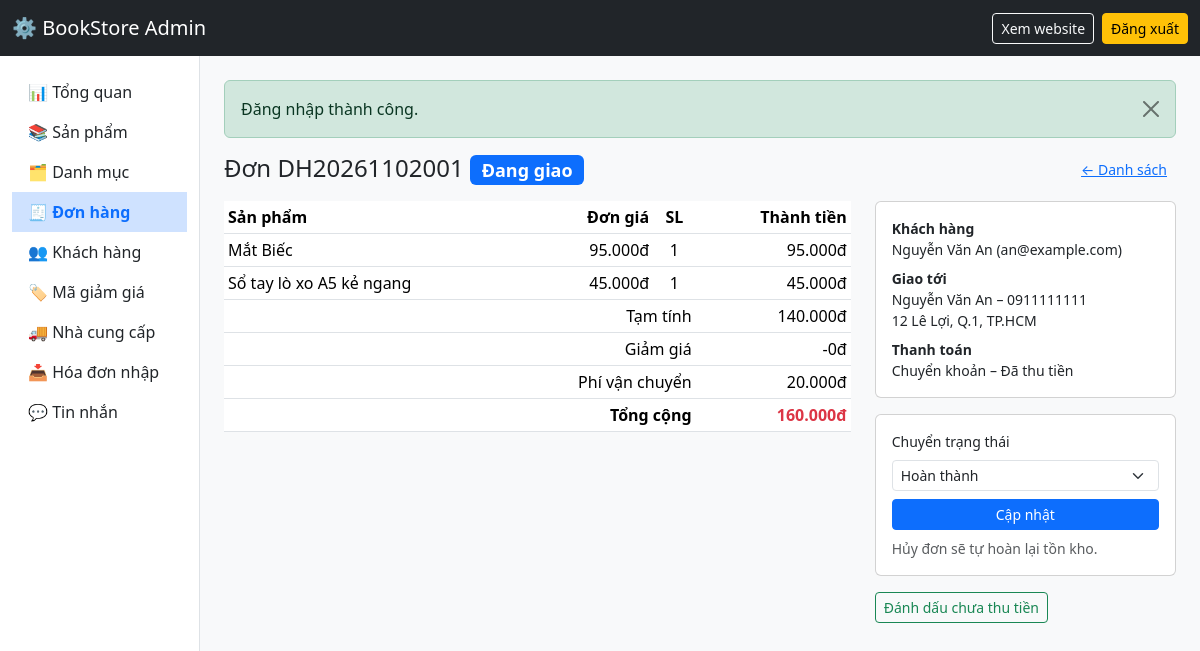
The app's page /admin/don-hang/2 (signed in) with its own data.
### tables this page shows
CREATE TABLE orders (
    id               INT UNSIGNED AUTO_INCREMENT PRIMARY KEY,
    user_id          INT UNSIGNED NOT NULL,
    coupon_id        INT UNSIGNED NULL,
    order_code       VARCHAR(20) NOT NULL UNIQUE,        
    receiver_name    VARCHAR(100) NOT NULL,              
    receiver_phone   VARCHAR(20)  NOT NULL,
    shipping_address VARCHAR(255) NOT NULL,
    note             VARCHAR(255) NULL,
    subtotal         DECIMAL(12,0) NOT NULL,             
    discount_amount  DECIMAL(12,0) NOT NULL DEFAULT 0,
    shipping_fee     DECIMAL(12,0) NOT NULL DEFAULT 0,
    total            DECIMAL(12,0) NOT NULL,             
    payment_method   ENUM('cod','bank_transfer','vnpay') NOT NULL DEFAULT 'cod',
    payment_status   ENUM('unpaid','paid','failed') NOT NULL DEFAULT 'unpaid',
    status           ENUM('pending','confirmed','shipping','completed','cancelled') NOT NULL DEFAULT 'pending',
    created_at       TIMESTAMP NOT NULL DEFAULT CURRENT_TIMESTAMP,
    updated_at       TIMESTAMP NOT NULL DEFAULT CURRENT_TIMESTAMP ON UPDATE CURRENT_TIMESTAMP,
    CONSTRAINT fk_ord_user   FOREIGN KEY (user_id)   REFERENCES users(id),
    CONSTRAINT fk_ord_coupon FOREIGN KEY (coupon_id) REFERENCES coupons(id) ON DELETE SET NULL,
    INDEX idx_ord_user (user_id),
    INDEX idx_ord_status (status)
);

CREATE TABLE order_items (
    id           INT UNSIGNED AUTO_INCREMENT PRIMARY KEY,
    order_id     INT UNSIGNED NOT NULL,
    product_id   INT UNSIGNED NOT NULL,
    product_name VARCHAR(200) NOT NULL,                  
    unit_price   DECIMAL(12,0) NOT NULL,
    quantity     INT UNSIGNED NOT NULL,
    CONSTRAINT fk_oi_order FOREIGN KEY (order_id)   REFERENCES orders(id)   ON DELETE CASCADE,
    CONSTRAINT fk_oi_prod  FOREIGN KEY (product_id) REFERENCES products(id),
    INDEX idx_oi_prod (product_id)                       
);

CREATE TABLE users (
    id          INT UNSIGNED AUTO_INCREMENT PRIMARY KEY,
    full_name   VARCHAR(100) NOT NULL,
    email       VARCHAR(150) NOT NULL UNIQUE,
    password    VARCHAR(255) NOT NULL,                   
    phone       VARCHAR(20)  NULL,
    address     VARCHAR(255) NULL,
    role        ENUM('customer','admin') NOT NULL DEFAULT 'customer',
    is_active   TINYINT(1)   NOT NULL DEFAULT 1,         
    created_at  TIMESTAMP    NOT NULL DEFAULT CURRENT_TIMESTAMP
);

### app/core/Controller.php (called while the page is built, shortened)
<?php
abstract class Controller
{
    protected function render(string $view, array $data = [], string $layout = 'main'): void
    {
        extract($data);
        require APP_PATH . "/views/$view.php";
        $content = ob_get_clean();
        require APP_PATH . "/views/layouts/$layout.php";
    }
}

### app/controllers/AdminController.php (called while the page is built, shortened)
<?php
abstract class AdminController extends Controller
{
    protected function view(string $view, array $data = []): void
    {
        $this->render($view, $data, 'admin');
    }
}

### app/controllers/AdminOrderController.php (called while the page is built, shortened)
<?php
class AdminOrderController extends AdminController
{
    public function show(string $id): void
    {
        $o = (new Order())->findById((int)$id);
        $this->view('admin/orders/show', ['title' => 'Đơn ' . $o['order_code'], 'o' => $o]);
    }
}

### public/index.php (called while the page is built, shortened)
<?php
$config = require ROOT_PATH . '/config/config.php';
spl_autoload_register(function (string $class) {
    foreach (['core', 'controllers', 'models'] as $dir) {
        $file = APP_PATH . "/$dir/$class.php";
        if (is_file($file)) { require $file; return; }
    }
});
require APP_PATH . '/core/helpers.php';
$router = new Router();
$router->dispatch($_SERVER['REQUEST_METHOD'], $_SERVER['REQUEST_URI']);

### config/config.php (called while the page is built)
<?php
return [
    'app_name' => 'BookStore - Sách & Văn phòng phẩm',
    'db' => [
        'host'    => 'localhost',
        'name'    => 'bookstore',
        'user'    => 'root',
        'pass'    => '',
        'charset' => 'utf8mb4',
    ],
    'vnpay' => [
        'tmn_code'    => '',
        'hash_secret' => '',
        'pay_url'     => 'https://sandbox.vnpayment.vn/paymentv2/vpcpay.html',
    ],
];

### app/core/Database.php (called while the page is built)
<?php
class Database
{
    private static ?PDO $instance = null;
    public static function getConnection(): PDO
    {
        if (self::$instance === null) {
            global $config;
            $c = $config['db'];
            $dsn = "mysql:host={$c['host']};dbname={$c['name']};charset={$c['charset']}";
            self::$instance = new PDO($dsn, $c['user'], $c['pass'], [
                PDO::ATTR_ERRMODE            => PDO::ERRMODE_EXCEPTION,
                PDO::ATTR_DEFAULT_FETCH_MODE => PDO::FETCH_ASSOC,
                PDO::ATTR_EMULATE_PREPARES   => false,
            ]);
        }
        return self::$instance;
    }
}

### app/core/Model.php (called while the page is built, shortened)
<?php
abstract class Model
{
    public function __construct()
    {
        $this->db = Database::getConnection();
    }
}

### app/models/Order.php (called while the page is built, shortened)
<?php
class Order extends Model
{
    public function findById(int $id): ?array
    {
        $st = $this->db->prepare("SELECT o.*, u.full_name, u.email FROM orders o JOIN users u ON u.id = o.user_id WHERE o.id = ?");
        $st->execute([$id]);
        $o = $st->fetch();
        $it = $this->db->prepare("SELECT oi.*, p.slug FROM order_items oi JOIN products p ON p.id = oi.product_id WHERE oi.order_id = ?");
        $it->execute([$id]);
        $o['items'] = $it->fetchAll();
        return $o;
    }
}

### app/core/helpers.php (called while the page is built, shortened)
<?php
function e($value): string
{
    return htmlspecialchars((string)$value, ENT_QUOTES, 'UTF-8');
}
function url(string $path = ''): string
{
    return BASE_URL . '/' . ltrim($path, '/');
}
function asset(string $path): string
{
    return BASE_URL . '/public/assets/' . ltrim($path, '/');
}
function money($n): string
{
    return number_format((float)$n, 0, ',', '.') . 'đ';
}
function status_label(string $s): string
{
    return ['pending' => 'Chờ xác nhận', 'confirmed' => 'Đã xác nhận', 'shipping' => 'Đang giao',
            'completed' => 'Hoàn thành', 'cancelled' => 'Đã hủy'][$s] ?? $s;
}
function status_color(string $s): string
{
    return ['pending' => 'warning', 'confirmed' => 'info', 'shipping' => 'primary',
            'completed' => 'success', 'cancelled' => 'secondary'][$s] ?? 'light';
}
function payment_label(string $m): string
{
    return ['cod' => 'COD', 'bank_transfer' => 'Chuyển khoản', 'vnpay' => 'VNPay'][$m] ?? $m;
}
function flash_pull(): array
{
    $f = $_SESSION['flash'] ?? [];
    return $f;
}

### app/models/Chat.php (called while the page is built, shortened)
<?php
class Chat extends Model
{
    public function adminUnreadTotal(): int
    {
        return (int)$this->db->query("SELECT COALESCE(SUM(admin_unread), 0) FROM chat_conversations")->fetchColumn();
    }
}

### app/views/admin/orders/show.php (the view, shortened to what this page needs)
<div class="d-flex justify-content-between align-items-center mb-3">
    <h1 class="h4 mb-0">Đơn <?= e($o['order_code']) ?> <span class="badge text-bg-<?= e(status_color($o['status'])) ?>"><?= e(status_label($o['status'])) ?></span></h1>
    <a href="<?= url('/admin/don-hang') ?>" class="btn btn-link btn-sm">← Danh sách</a>
</div>
<div class="row g-4">
    <div class="col-lg-8">
        <table class="table table-sm align-middle bg-white">
            <thead><tr><th>Sản phẩm</th><th class="text-end">Đơn giá</th><th class="text-center">SL</th><th class="text-end">Thành tiền</th></tr></thead>
            <?php foreach ($o['items'] as $it): ?>
                <tr><td><?= e($it['product_name']) ?></td><td class="text-end"><?= money($it['unit_price']) ?></td>
                    <td class="text-center"><?= (int)$it['quantity'] ?></td><td class="text-end"><?= money($it['unit_price'] * $it['quantity']) ?></td></tr>
            <?php endforeach; ?>
            <tr><td colspan="3" class="text-end">Tạm tính</td><td class="text-end"><?= money($o['subtotal']) ?></td></tr>
            <tr><td colspan="3" class="text-end">Giảm giá</td><td class="text-end">-<?= money($o['discount_amount']) ?></td></tr>
            <tr><td colspan="3" class="text-end">Phí vận chuyển</td><td class="text-end"><?= money($o['shipping_fee']) ?></td></tr>
            <tr class="fw-bold"><td colspan="3" class="text-end">Tổng cộng</td><td class="text-end text-danger"><?= money($o['total']) ?></td></tr>
        </table>
    </div>
    <div class="col-lg-4">
        <div class="card card-body small mb-3">
            <strong>Khách hàng</strong><?= e($o['full_name']) ?> (<?= e($o['email']) ?>)
            <strong class="mt-2">Giao tới</strong><?= e($o['receiver_name']) ?> – <?= e($o['receiver_phone']) ?><br><?= e($o['shipping_address']) ?>
            <strong class="mt-2">Thanh toán</strong><?= e(payment_label($o['payment_method'])) ?> – <?= $o['payment_status'] === 'paid' ? 'Đã thu tiền' : 'Chưa thu tiền' ?>
        </div>
        <?php if (Order::FLOW[$o['status']]): ?>
        <form method="post" action="<?= url('/admin/don-hang/' . $o['id'] . '/trang-thai') ?>" class="card card-body mb-3">
            <label class="form-label small">Chuyển trạng thái</label>
            <select name="status" class="form-select form-select-sm mb-2">
                <?php foreach (Order::FLOW[$o['status']] as $next): ?><option value="<?= e($next) ?>"><?= e(status_label($next)) ?></option><?php endforeach; ?>
            </select>
            <button class="btn btn-primary btn-sm" onclick="return confirm('Xác nhận đổi trạng thái đơn hàng?')">Cập nhật</button>
            <small class="text-muted mt-2">Hủy đơn sẽ tự hoàn lại tồn kho.</small>
        </form>
        <?php endif; ?>
        <?php if ($o['status'] !== 'cancelled'): ?>
        <form method="post" action="<?= url('/admin/don-hang/' . $o['id'] . '/thanh-toan') ?>">
            <button class="btn btn-sm btn-outline-success"><?= $o['payment_status'] === 'paid' ? 'Đánh dấu chưa thu tiền' : 'Đánh dấu đã thu tiền' ?></button>
        </form>
        <?php endif; ?>
    </div>
</div>

### app/core/Router.php (shortened to what this page needs)
<?php
class Router
{
    private array $routes = [];
    private function add(string $method, string $path, string $handler): void
    {
        $regex = preg_replace('#\{(\w+)\}#', '(?P<$1>[^/]+)', $path);
        $this->routes[] = [$method, '#^' . $regex . '$#', $handler];
    }
    public function dispatch(string $method, string $uri): void
    {
        $path = parse_url($uri, PHP_URL_PATH);
        $path = preg_replace('#^' . preg_quote(BASE_URL, '#') . '(/public)?#', '', $path);
        $path = '/' . trim($path, '/');
        foreach ($this->routes as [$routeMethod, $regex, $handler]) {
            if ($routeMethod === $method && preg_match($regex, $path, $matches)) {
                $params = array_filter($matches, 'is_string', ARRAY_FILTER_USE_KEY);
                [$controllerName, $action] = explode('@', $handler);
                (new $controllerName())->$action(...array_values($params));
                return;
            }
        }
    }
}

### app/views/layouts/admin.php (shortened to what this page needs)
<!DOCTYPE html>
<html lang="vi">
<head>
    <link href="https://cdn.jsdelivr.net/npm/bootstrap@5.3.3/dist/css/bootstrap.min.css" rel="stylesheet">
    <link href="<?= asset('css/style.css') ?>" rel="stylesheet">
</head>
<body class="bg-light">
<?php
$nav = ['/admin' => '📊 Tổng quan', '/admin/san-pham' => '📚 Sản phẩm', '/admin/danh-muc' => '🗂 Danh mục',
        '/admin/don-hang' => '🧾 Đơn hàng', '/admin/khach-hang' => '👥 Khách hàng', '/admin/ma-giam-gia' => '🏷 Mã giảm giá',
        '/admin/nha-cung-cap' => '🚚 Nhà cung cấp', '/admin/hoa-don-nhap' => '📥 Hóa đơn nhập'];
$unreadChat = (new Chat())->adminUnreadTotal();
$nav['/admin/tin-nhan'] ='💬 Tin nhắn' . ($unreadChat ? ' <span class="badge rounded-pill bg-danger">' . $unreadChat . '</span>' : '');
$path = '/' . trim(preg_replace('#^' . preg_quote(BASE_URL, '#') . '#', '', parse_url($_SERVER['REQUEST_URI'], PHP_URL_PATH)), '/');
?>
<nav class="navbar navbar-dark bg-dark">
    <div class="container-fluid">
        <a class="navbar-brand" href="<?= url('/admin') ?>">⚙️ BookStore Admin</a>
        <div class="d-flex gap-2">
            <a class="btn btn-outline-light btn-sm" href="<?= url('/') ?>" target="_blank">Xem website</a>
            <form method="post" action="<?= url('/dang-xuat') ?>"><?= csrf_field() ?><button class="btn btn-warning btn-sm">Đăng xuất</button></form>
        </div>
    </div>
</nav>
<div class="container-fluid"><div class="row">
    <aside id="side" class="col-lg-2 collapse d-lg-block bg-white border-end py-3 min-vh-100">
        <div class="nav flex-column">
            <?php foreach ($nav as $href => $label):
                $active = $href === '/admin' ? $path === '/admin' : str_starts_with($path, $href); ?>
                <a class="nav-link <?= $active ? 'active fw-bold bg-primary-subtle' : 'text-dark' ?>" href="<?= url($href) ?>"><?= $label ?></a>
            <?php endforeach; ?>
        </div>
    </aside>
    <main class="col-lg-10 py-4 px-lg-4">
        <?php foreach (flash_pull() as $f): ?>
            <div class="alert alert-<?= e($f['type']) ?> alert-dismissible fade show"><?= e($f['message']) ?><button class="btn-close" data-bs-dismiss="alert"></button></div>
        <?php endforeach; ?>
        <?= $content ?>
    </main>
</div></div>
</body>
</html>

### records on screen
orders: label "📊 Tổng quan", label "📚 Sản phẩm", label "🗂 Danh mục", label "🧾 Đơn hàng", label "👥 Khách hàng", label "🏷 Mã giảm giá", label "🚚 Nhà cung cấp", label "📥 Hóa đơn nhập", message "Đăng nhập thành công.", order_code "DH20261102001", status "Đang giao", subtotal "140.000đ", discount_amount "0đ", shipping_fee "20.000đ", total "160.000đ", user.full_name "Nguyễn Văn An", user.email "an@example.com", receiver_name "Nguyễn Văn An", receiver_phone "0911111111", shipping_address "12 Lê Lợi, Q.1, TP.HCM", payment_method "Chuyển khoản", payment_status "Đã thu tiền", status "Hoàn thành"
order_items: product_name "Mắt Biếc", unit_price "95.000đ", quantity "1", money($it['unit_price'] * $it['quantity']) "95.000đ"
order_items: product_name "Sổ tay lò xo A5 kẻ ngang", unit_price "45.000đ", quantity "1", money($it['unit_price'] * $it['quantity']) "45.000đ"
